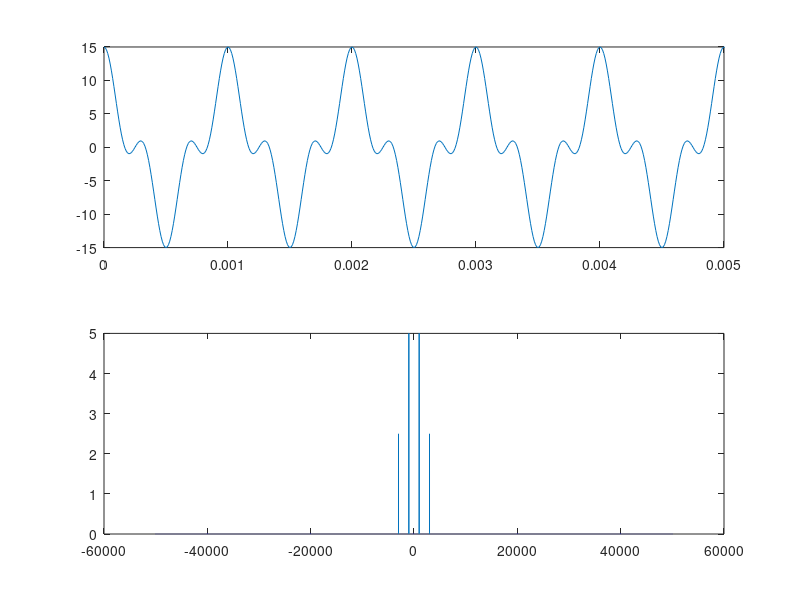
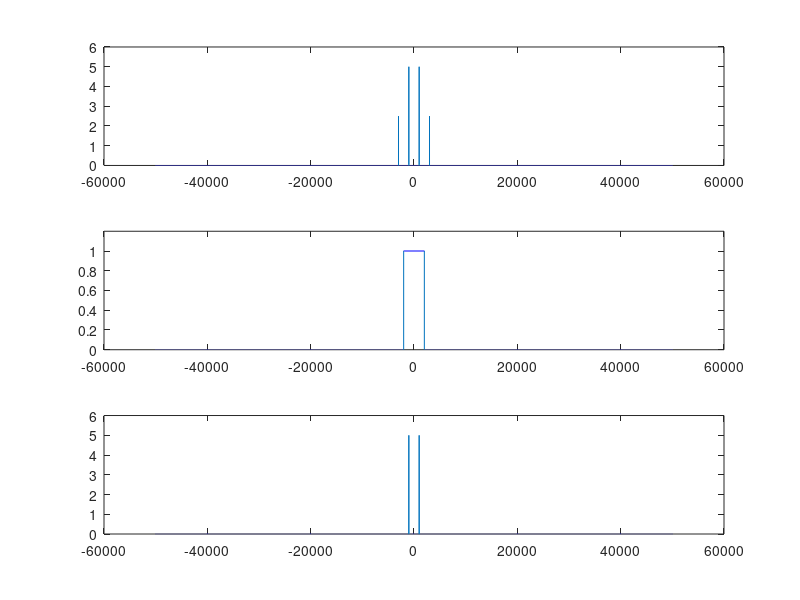
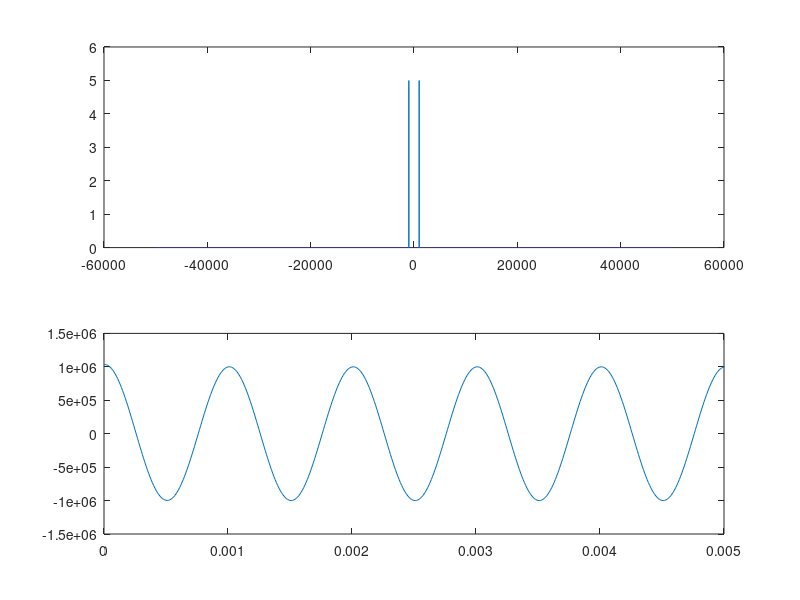
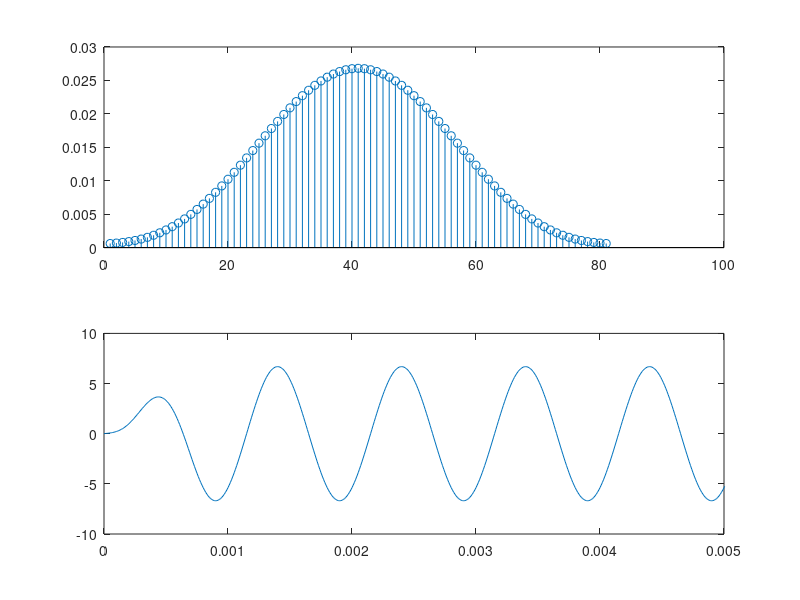

Recreate these plots in MATLAB, in order.
clear all
clc
close all
pkg load signal

fs = 100e3;
f1 = 1e3;
f2 = 3e3;

ts = 1/fs;
t = [0:ts:1];

A1 = 10;
A2 = 5;

x1_t = A1*cos(2*pi*f1*t);
x2_t = A2*cos(2*pi*f2*t);
s_t = x1_t + x2_t;


passo_f = 1;
f = [ -fs/2:fs/2];
S_f = fftshift(fft(s_t)/length(s_t));

filtro_pb = [zeros(1, 48e3) ones(1,4001) zeros(1, 48e3)];

ordem = 80;
f_cut = 1000;

filtro_pb_t = fir1(ordem, (f_cut*2)/fs);



Y_f = S_f .* filtro_pb;

y_t = fft(ifftshift(Y_f))*length(Y_f);
y1_t = filter(filtro_pb_t, 1 ,s_t);

figure(1)
subplot(211)
plot(t,s_t)
xlim([0 5*(1/f1)])
subplot(212)
plot(f,abs(S_f));

figure(2)
subplot(311)
plot(f,abs(S_f));
ylim([0 1.2*A2]);

subplot(312)
plot(f,filtro_pb);
ylim([0 1.2]);
subplot(313)
plot(f,Y_f)
ylim([0 1.2*A2]);

figure(3)
subplot(211)
plot(f,Y_f)
ylim([0 1.2*A2]);
subplot(212)
plot(t,y_t);
xlim([0 5*(1/f1)]);

figure(4)
subplot(211)
stem(filtro_pb_t)
subplot(212)
plot(t,y1_t)
xlim([0 5*(1/f1)]);

figure(5)
freqz(filtro_pb_t)
